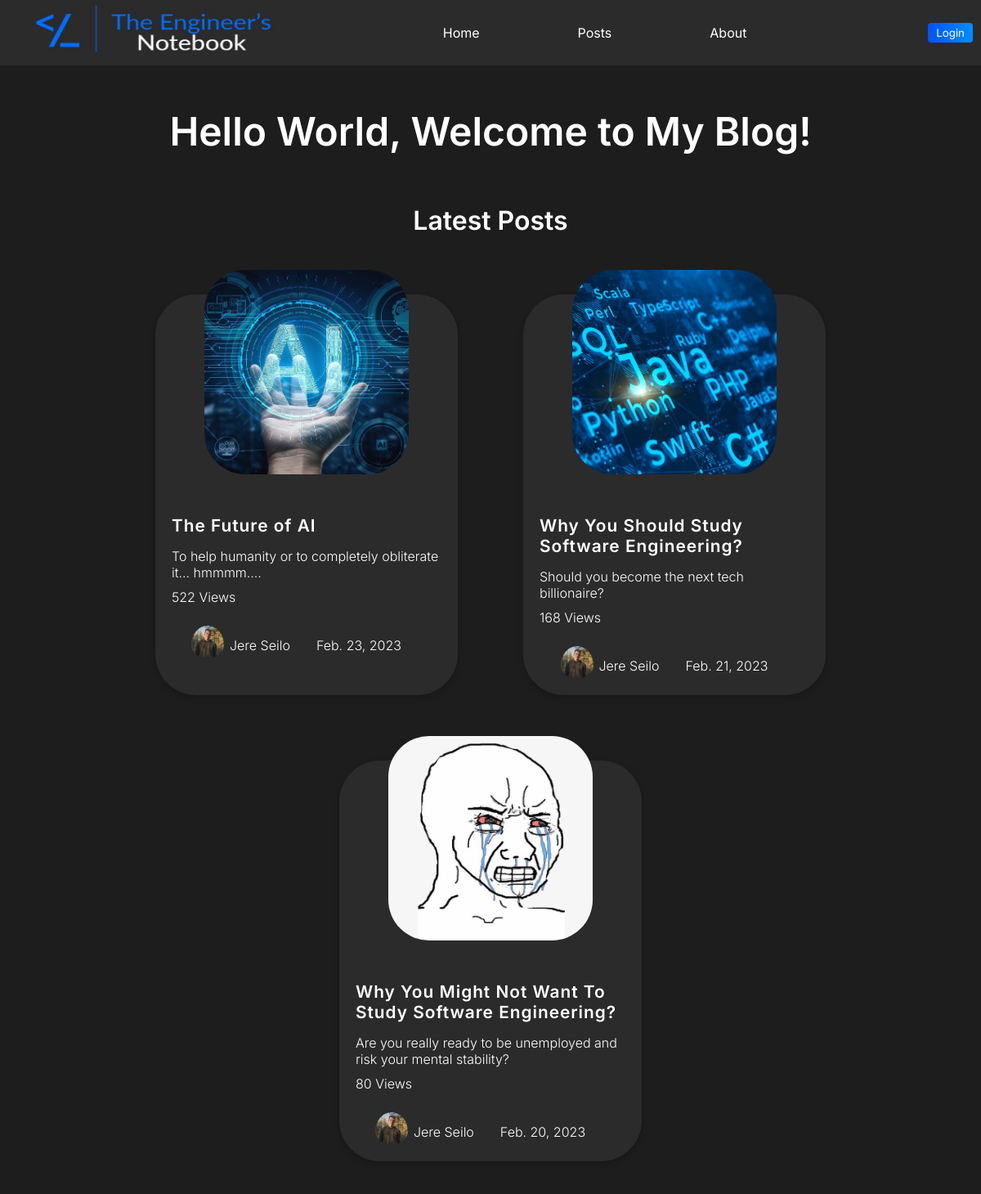
Before: / with the older database file.
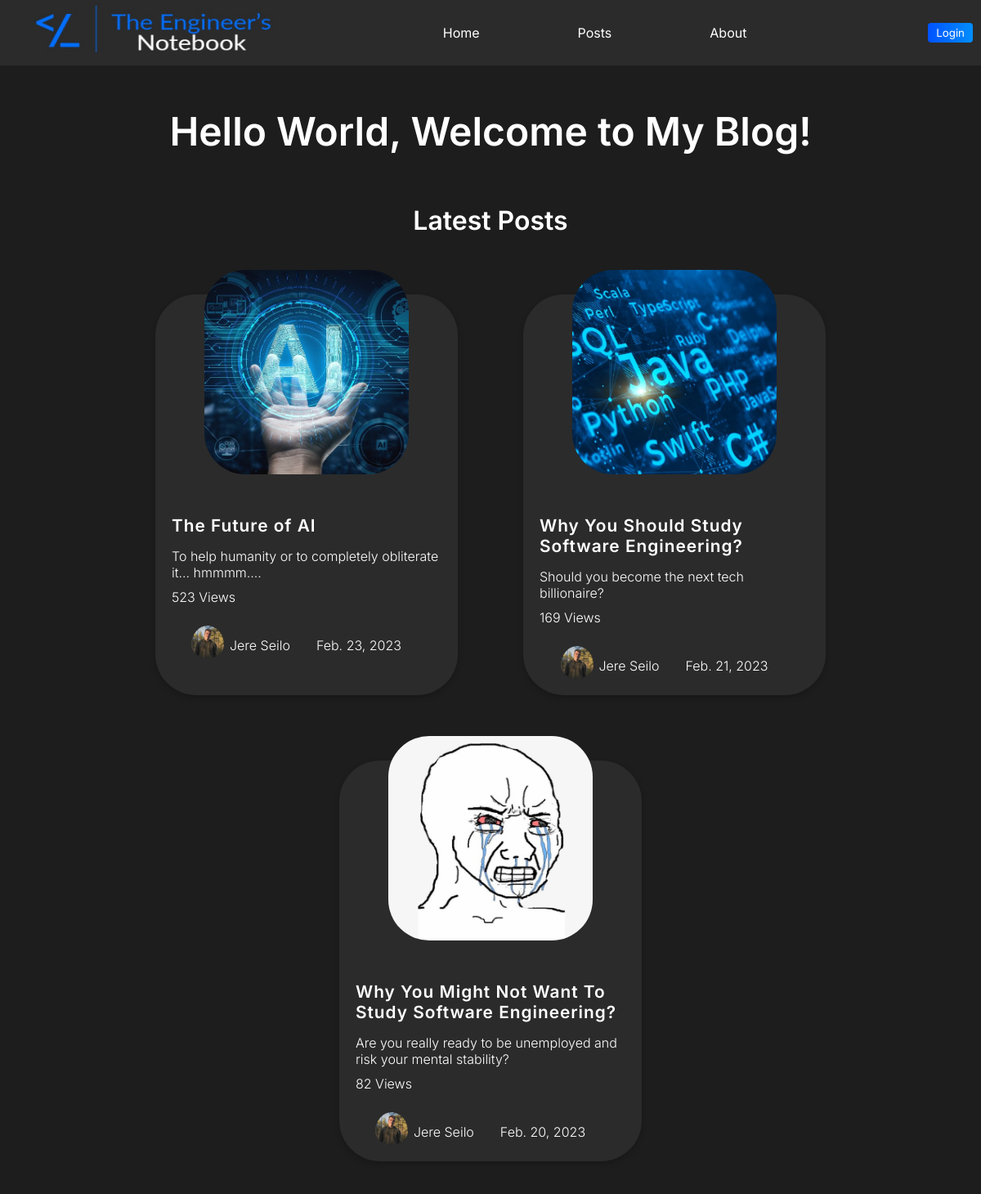
After: the same page with the newer database file.
### blogapp/models.py (models this page shows, shortened)
class Post(models.Model):
    author = models.ForeignKey("Author", on_delete=models.CASCADE)
    title = models.CharField(max_length=80)
    intro = models.CharField(max_length=100)
    image = models.ImageField(upload_to="images")
    text = models.TextField()
    date = models.DateField(default=timezone.now)
    views = models.IntegerField(default=0)
    slug = models.SlugField(unique=True)

class Author(models.Model):
    firstname = models.CharField(max_length=50)
    lastname = models.CharField(max_length=50)
    profilepic = models.ImageField(upload_to="images")
    def __str__(self):
        return (f"{self.firstname}  {self.lastname}")

### blogapp/views.py (the view)
# urls.py: path("", views.IndexView.as_view(), name="frontpage"),
class IndexView(View):
    def get(self, request):
        posts = Post.objects.order_by('-date')[:3]
        return render(request, "blogapp/frontpage.html", {"posts":posts})

### blogapp/templates/blogapp/frontpage.html (shortened to what this page needs)
{% extends 'base.html' %}
{% load static %}
{% block css_url%}{% static 'blogapp/frontpage.css' %}{% endblock css_url%}
{% block nav_css %}{% static 'nav.css' %}{% endblock nav_css %}
{% block content %}
{% include "nav.html" %}
<div class="banner">
    {% if user.is_authenticated %}
    <h1>Hello {{user.username.capitalize}}, Welcome to My Blog!</h1>
    <h3>Latest Posts</h3>
    {% else %}
    <h1>Hello World, Welcome to My Blog!</h1>
    <h3>Latest Posts</h3>
    {% endif %}
</div>
<div class="main">
    {% for post in posts %}
    <a href="{% url 'postdetail' post.slug %}">
    <div class="smallpost">
       <div class="imagediv"><img class="im" src={{post.image.url}}></div>
       <h3>{{post.title}}</h3>
       <p>{{post.intro}}</p>
    </a>
       <p class="views">{{post.views}} Views</p>
       <div class="written">
            <img id="pp" src={{post.author.profilepic.url}}>
            <p>{{post.author}}</p>
            <p>{{post.date}}</p>
       </div>
    </div>
    {% endfor %}
{% endblock content %}

Changed rows visible on the page:
changed Post "The Future of AI": views "522" → "523"
changed Post "Why You Should Study Software Engineering?": views "168" → "169"
changed Post "Why You Might Not Want To Study Software Engineering?": views "80" → "82"
